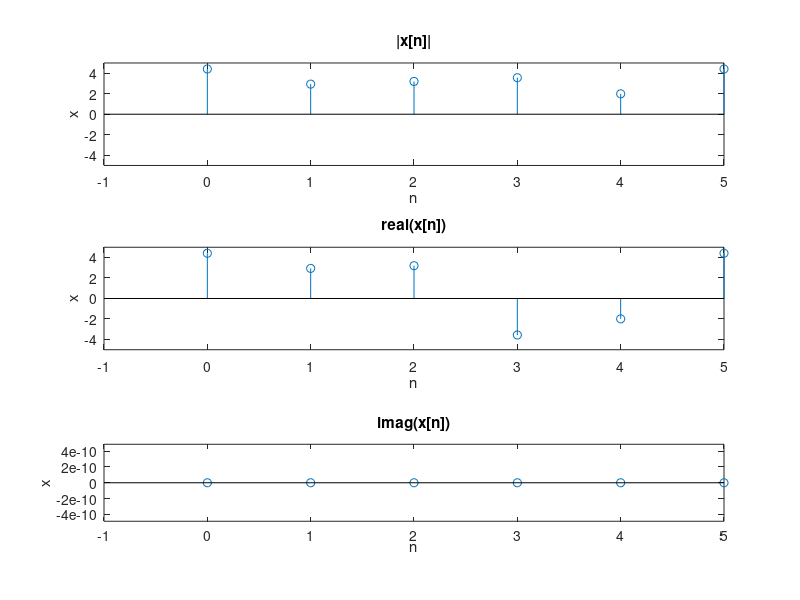
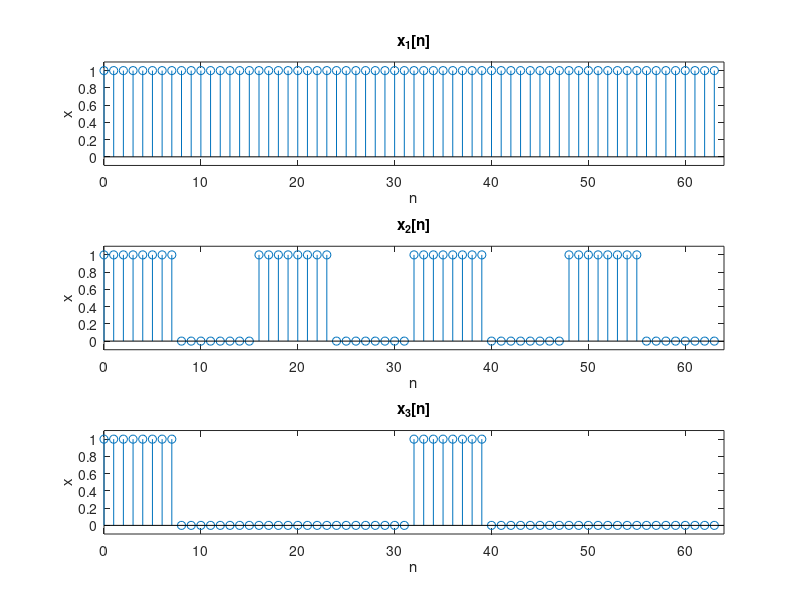
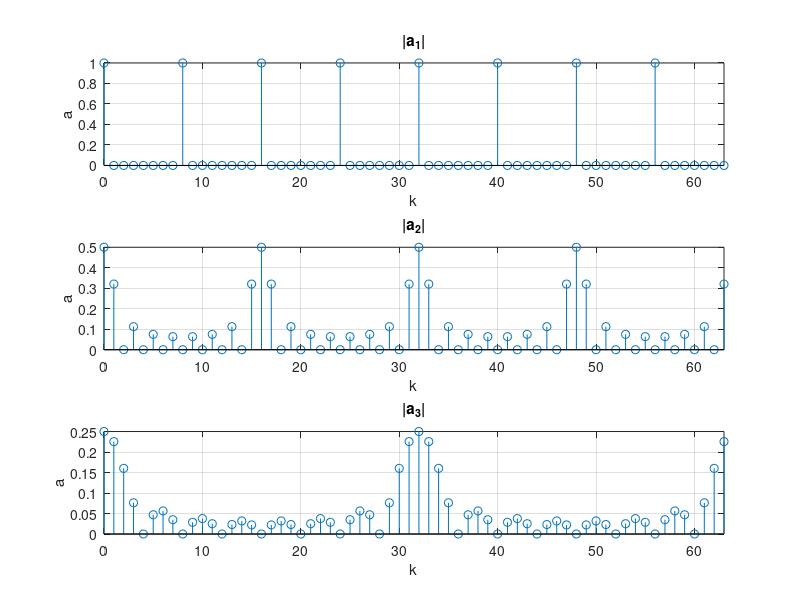
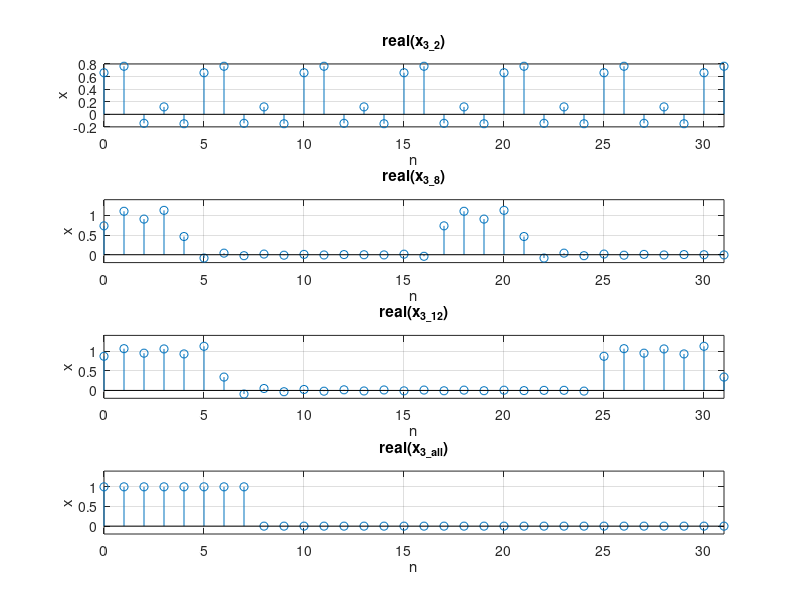

Source code (MATLAB) for these figures, in order:
close('all'); clear; clc;

%% c
a = [1, 2*exp(-1i*pi/3), exp(1i*pi/4), exp(-1i*pi/4), 2*exp(1i*pi/3)];

N = size(a, 2);
n = 0:20;

x = a * exp(1i*2*pi/N * (0:(N-1)).' * n);

figure;
subplot(3,1,1);
stem(n, abs(x)); axis([-1 5 -5 5]);
title('|x[n]|'); xlabel('n'); ylabel('x');
subplot(3,1,2);
stem(n, real(x)); axis([-1 5 -5 5]);
title('real(x[n])'); xlabel('n'); ylabel('x');
subplot(3,1,3);
stem(n, imag(x)); axis([-1 5 ylim])
title('imag(x[n])'); xlabel('n'); ylabel('x');


%% d
n = 0:63;

x1 = repmat(ones(1,8), 1, size(n,2)/8);
x2 = repmat([ones(1,8) zeros(1,8)], 1, size(n,2)/16);
x3 = repmat([ones(1,8) zeros(1,24)], 1, size(n,2)/32);

figure;
subplot(3,1,1);
stem(n, x1); axis([0 64 -0.1 1.1]);
title('x_1[n]'); xlabel('n'); ylabel('x');
subplot(3,1,2);
stem(n, x2); axis([0 64 -0.1 1.1]);
title('x_2[n]'); xlabel('n'); ylabel('x');
subplot(3,1,3);
stem(n, x3); axis([0 64 -0.1 1.1]);
title('x_3[n]'); xlabel('n'); ylabel('x');


%% e
a1 = repmat(1/8 * fft(ones(1,8)), 1, size(n,2)/8);
a2 = repmat(1/16 * fft([ones(1,8) zeros(1,8)]), 1, size(n,2)/16);
a3 = repmat(1/32 * fft([ones(1,8) zeros(1,24)]), 1, size(n,2)/32);

figure;
subplot(3,1,1);
stem(n, abs(a1)); axis([0 63 ylim]); grid('on');
title('|a_1|'); xlabel('k'); ylabel('a');
subplot(3,1,2);
stem(n, abs(a2)); axis([0 63 ylim]); grid('on');
title('|a_2|'); xlabel('k'); ylabel('a');
subplot(3,1,3);
stem(n, abs(a3)); axis([0 63 ylim]); grid('on');
title('|a_3|'); xlabel('k'); ylabel('a');


%% f
a3_shift = fftshift(a3);

mid = size(n,2)/2 + 1;
a3_2 = a3_shift(mid-2:mid+2);
a3_8 = a3_shift(mid-8:mid+8);
a3_12 = a3_shift(mid-12:mid+12);
a3_all = a3_shift(mid-15:mid+16);

n = 0:31;
x3_2 = a3_2 * exp(1i*2*pi/size(a3_2,2) * (-2:2).' * n);
x3_8 = a3_8 * exp(1i*2*pi/size(a3_8,2) * (-8:8).' * n);
x3_12 = a3_12 * exp(1i*2*pi/size(a3_12,2) * (-12:12).' * n);
x3_all = a3_all * exp(1i*2*pi/size(a3_all,2) * (-15:16).' * n);

figure;
subplot(4,1,1);
stem(n, real(x3_2)); grid('on'); axis([0 31 ylim]);
title('real(x_{3\_2})'); xlabel('n'); ylabel('x');
subplot(4,1,2);
stem(n, real(x3_8)); grid('on'); axis([0 31 ylim]);
title('real(x_{3\_8})'); xlabel('n'); ylabel('x');
subplot(4,1,3);
stem(n, real(x3_12)); grid('on'); axis([0 31 ylim]);
title('real(x_{3\_12})'); xlabel('n'); ylabel('x');
subplot(4,1,4);
stem(n, real(x3_all)); grid('on'); axis([0 31 ylim]);
title('real(x_{3\_all})'); xlabel('n'); ylabel('x');


%% h
n = 0:63;
figure; hold('on');
stem(n, x3);
n = 0:31;
stem(n, real(x3_2),'m^'); grid('on');
stem(n, real(x3_8),'bs'); grid('on');
stem(n, real(x3_12),'g+'); grid('on');
stem(n, real(x3_all),'r*'); grid('on');
xlabel('n'); ylabel('x');
legend('x_3', 'real(x_{3\_2})', 'real(x_{3\_8})', 'real(x_{3\_12})', 'real(x_{3\_all})')
